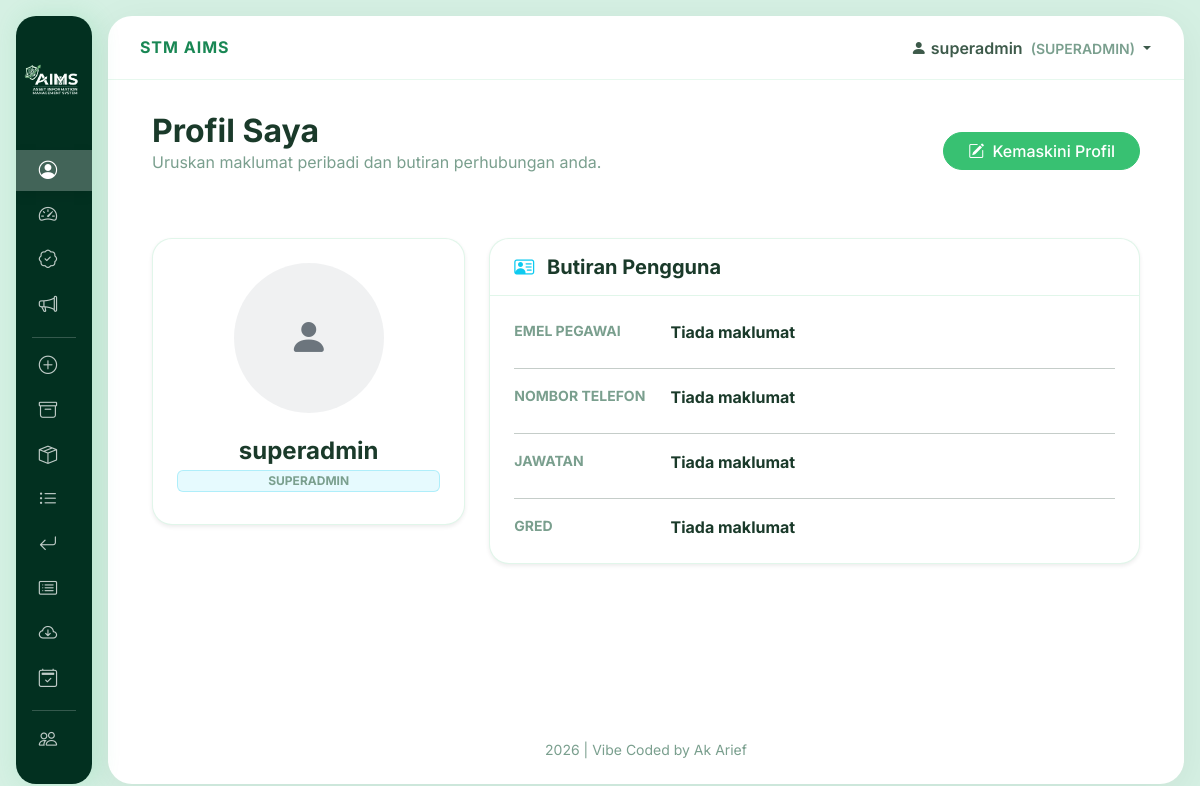
Screenshot of /profile (signed in) with the database file from the repository.
### models.py (models this page shows, shortened)
class User(db.Model):
    __tablename__ = 'users'
    id = db.Column(db.Integer, primary_key=True)
    username = db.Column(db.String(80), unique=True, nullable=False)
    password = db.Column(db.String(120), nullable=False)
    role = db.Column(db.String(20), nullable=False, default='user') # 'admin' or 'user'
    full_name = db.Column(db.String(200), nullable=True)
    phone_number = db.Column(db.String(20), nullable=True)
    work_position = db.Column(db.String(100), nullable=True)
    working_grade = db.Column(db.String(50), nullable=True)
    email_address = db.Column(db.String(120), nullable=True)
    department = db.Column(db.String(100), nullable=True)
    profile_picture = db.Column(db.String(255), nullable=True)
    pending_profile_picture = db.Column(db.String(255), nullable=True)
    tickets = db.relationship('Ticket', backref='author', lazy=True, foreign_keys='Ticket.user_id')

### app.py (the view)
@app.route('/profile', methods=['GET'])
@login_required
def profile():
    user = User.query.get(session.get('user_id'))
    return render_template('profile.html', user=user)

### app.py (called while the page is built)
@app.context_processor
def inject_broadcasts():
    if 'logged_in' in session:
        return {'active_broadcasts': Broadcast.query.filter_by(is_active=True).order_by(Broadcast.created_at.desc()).all()}
    return {'active_broadcasts': []}

def login_required(f):
    @wraps(f)
    def decorated_function(*args, **kwargs):
        if 'logged_in' not in session:
            return redirect(url_for('login'))
        return f(*args, **kwargs)
    return decorated_function

### templates/profile.html (shortened to what this page needs)
{% extends "base.html" %}
{% block content %}
<div class="row mb-5 align-items-center">
    <div class="col-md-8">
        <h2 class="fw-bold mb-0">Profil Saya</h2>
        <p class="text-muted">Uruskan maklumat peribadi dan butiran perhubungan anda.</p>
    </div>
    <div class="col-md-4 text-md-end">
        <a href="{{ url_for('edit_profile') }}" class="btn btn-primary rounded-pill px-4">
            <i class="bi bi-pencil-square me-1"></i> Kemaskini Profil
        </a>
    </div>
</div>
<div class="row">
    <div class="col-md-4 mb-4">
        <div class="card shadow-sm text-center p-4">
            <div class="mb-4">
                {% if user.profile_picture %}
                <img src="{{ url_for('static', filename='img/profiles/' + user.profile_picture) }}"
                    alt="Profile Picture" class="rounded-circle img-thumbnail"
                    style="width: 150px; height: 150px; object-fit: cover;">
                {% else %}
                <div class="bg-secondary bg-opacity-10 text-secondary rounded-circle d-flex align-items-center justify-content-center mx-auto"
                    style="width: 150px; height: 150px;">
                    <i class="bi bi-person-fill fs-1"></i>
                </div>
                {% endif %}
            </div>
            <h4 class="fw-bold mb-1">{{ user.full_name or user.username }}</h4>
            <p class="text-muted mb-2 badge bg-info bg-opacity-10 text-info border border-info border-opacity-25">{{ user.role.upper() }}</p>
        </div>
    </div>
    <div class="col-md-8">
        <div class="card shadow-sm mb-4">
            <div class="card-header py-3 profile-card-header">
                <h5 class="m-0 fw-bold"><i class="bi bi-person-vcard text-info me-2"></i> Butiran
                    Pengguna</h5>
            </div>
            <div class="card-body p-4">
                <div class="row mb-4">
                    <div class="col-sm-3">
                        <p class="mb-0 fw-bold text-muted small text-uppercase">Emel Pegawai</p>
                    </div>
                    <div class="col-sm-9">
                        <p class="mb-0 fw-bold">{{ user.email_address or 'Tiada maklumat' }}</p>
                    </div>
                </div>
                <hr class="border-opacity-25">
                <div class="row mb-4">
                    <div class="col-sm-3">
                        <p class="mb-0 fw-bold text-muted small text-uppercase">Nombor Telefon</p>
                    </div>
                    <div class="col-sm-9">
                        <p class="mb-0 fw-bold">{{ user.phone_number or 'Tiada maklumat' }}</p>
                    </div>
                </div>
                <hr class="border-opacity-25">
                <div class="row mb-4">
                    <div class="col-sm-3">
                        <p class="mb-0 fw-bold text-muted small text-uppercase">Jawatan</p>
                    </div>
                    <div class="col-sm-9">
                        <p class="mb-0 fw-bold">{{ user.work_position or 'Tiada maklumat' }}</p>
                    </div>
                </div>
                <hr class="border-opacity-25">
                <div class="row mb-0">
                    <div class="col-sm-3">
                        <p class="mb-0 fw-bold text-muted small text-uppercase">Gred</p>
                    </div>
                    <div class="col-sm-9">
                        <p class="mb-0 fw-bold">{{ user.working_grade or 'Tiada maklumat' }}</p>
                    </div>
                </div>
            </div>
        </div>
    </div>
</div>
{% endblock %}

### templates/base.html (shortened to what this page needs)
<!DOCTYPE html>
<html lang="en">
<head>
    <link href="https://cdn.jsdelivr.net/npm/bootstrap@5.3.0/dist/css/bootstrap.min.css" rel="stylesheet">
    <link rel="stylesheet" href="https://cdn.jsdelivr.net/npm/bootstrap-icons@1.10.5/font/bootstrap-icons.css">
    <link href="{{ url_for('static', filename='css/stm-theme.css') }}?v=1.2" rel="stylesheet">
</head>
<body>
    {% if session.get('logged_in') %}
    <div class="app-shell">
        <div class="sidebar" id="sidebar">
            <div class="sidebar-header" style="text-align: center; padding: 15px 0;">
                <img src="{{ url_for('static', filename='img/aims_logo_ghost.png') }}" alt="AIMS"
                    style="width: auto; max-width: 90%; height: 60px; object-fit: contain; border-radius: 0;">
            </div>
            <a href="{{ url_for('profile') }}"
                class="{% if request.endpoint == 'profile' or request.endpoint == 'edit_profile' %}active{% endif %}">
                <i class="bi bi-person-circle"></i>
            </a>
            <a href="{{ url_for('dashboard') }}" class="{% if request.endpoint == 'dashboard' %}active{% endif %}">
                <i class="bi bi-speedometer2"></i>
            </a>
            {% if session.get('role') in ['admin', 'superadmin'] %}
            <a href="{{ url_for('pengesahan') }}" class="{% if request.endpoint == 'pengesahan' %}active{% endif %}">
                <i class="bi bi-patch-check"></i>
            </a>
            <a href="{{ url_for('manage_broadcasts') }}" class="{% if request.endpoint == 'manage_broadcasts' %}active{% endif %}">
                <i class="bi bi-megaphone"></i>
            </a>
            {% endif %}
            <a href="{{ url_for('create_ticket') }}"
                class="{% if request.endpoint == 'create_ticket' %}active{% endif %}">
                <i class="bi bi-plus-circle"></i>
            </a>
            <a href="{{ url_for('archive') }}" class="{% if request.endpoint == 'archive' %}active{% endif %}">
                <i class="bi bi-archive"></i>
            </a>
            <a href="{{ url_for('create_peminjaman') }}"
                class="{% if request.endpoint == 'create_peminjaman' %}active{% endif %}">
                <i class="bi bi-box-seam"></i>
            </a>
            <a href="{{ url_for('senarai_peminjaman') }}"
                class="{% if request.endpoint == 'senarai_peminjaman' %}active{% endif %}">
                <i class="bi bi-list-ul"></i>
            </a>
            <a href="{{ url_for('pemulangan') }}" class="{% if request.endpoint == 'pemulangan' %}active{% endif %}">
                <i class="bi bi-arrow-return-left"></i>
            </a>
            <a href="{{ url_for('senarai_pemulangan') }}"
                class="{% if request.endpoint == 'senarai_pemulangan' %}active{% endif %}">
                <i class="bi bi-card-list"></i>
            </a>
            <a href="{{ url_for('aset_tidak_ketara') }}"
                class="{% if request.endpoint == 'aset_tidak_ketara' %}active{% endif %}">
                <i class="bi bi-cloud-arrow-down"></i>
            </a>
            <a href="{{ url_for('tempahan_bilik') }}"
                class="{% if request.endpoint == 'tempahan_bilik' %}active{% endif %}">
                <i class="bi bi-calendar2-check"></i>
            </a>
            {% if session.get('role') == 'superadmin' %}
            <a href="{{ url_for('user_roles') }}" class="{% if request.endpoint == 'user_roles' %}active{% endif %}">
                <i class="bi bi-people"></i>
            </a>
            {% endif %}
        </div>
        <div class="app-container">
            <header class="header-minimal">
                <div class="d-flex align-items-center justify-content-between w-100">
                    <div class="d-flex align-items-center gap-2">
                        <span class="fw-bold text-success" style="letter-spacing: 1px;">STM AIMS</span>
                    </div>
                    <div class="d-flex align-items-center gap-3">
                    <div class="dropdown">
                        <button
                            class="btn btn-link fw-semibold p-0 text-decoration-none dropdown-toggle user-dropdown-btn"
                            style="color: var(--text-secondary);" type="button" id="userDropdown"
                            data-bs-toggle="dropdown" aria-expanded="false">
                            <i class="bi bi-person-fill me-1"></i>{{ session.get('user', 'Admin') }}
                            <span class="text-muted small ms-1">({{ session.get('role', 'user').upper() }})</span>
                        </button>
                    </div>
                </div>
            </header>
            <main class="main-content">
                <div class="container-fluid">
                    {% block content %}{% endblock %}
                </div>
            </main>
            <footer class="py-4 mt-auto">
                <div class="container-fluid text-center">
                    <p class="text-muted small mb-0">2026 | Vibe Coded by Ak Arief</p>
                </div>
            </footer>
        </div>
    </div>
    {% endif %}
</body>
</html>

### static/css/stm-theme.css (style rules this page uses)
:root { --bg-page: #d5f0e3; --bg-app: #ffffff; --bg-sidebar: #023020; --bg-card: #ffffff; --bg-body: #f4fbf7; --bg-input: #f8fdfb; --bg-table-head: #f4fbf7; --bg-table-hover:#eef9f2; --text-primary: #1a3a2a; --text-secondary:#3d5a4a; --text-muted: #7a9f8e; --text-light: #ffffff; --text-sidebar: rgba(255,255,255,0.75); --border-color: rgba(56, 193, 114, 0.12); --border-card: rgba(56, 193, 114, 0.15); --accent: #38c172; --accent-dark: #2da55e; --accent-light: #eaf9f0; --accent-glow: rgba(56, 193, 114, 0.2); --sidebar-width: 76px; --sidebar-expanded: 240px; --radius-card: 20px; --radius-btn: 12px; --shadow-card: 0 4px 24px rgba(56, 193, 114, 0.08), 0 1px 4px rgba(0,0,0,0.04); --shadow-sidebar:4px 0 24px rgba(56, 193, 114, 0.18); --panel-green: linear-gradient(160deg, #e8faf1 0%, #f4fdf8 60%, #ffffff 100%); --panel-blue: linear-gradient(160deg, #eaf4ff 0%, #f0f7ff 60%, #ffffff 100%); --panel-yellow: linear-gradient(160deg, #fff8e8 0%, #fffcf0 60%, #ffffff 100%); }
*, *::before, *::after { box-sizing: border-box; }
html, body { height: 100%; margin: 0; }
body { background-color: var(--bg-page); color: var(--text-primary); font-family: 'Inter', 'Poppins', sans-serif; overflow-x: hidden; min-height: 100vh; }
.app-shell { display: flex; min-height: 100vh; padding: 16px; gap: 16px; }
.sidebar { width: var(--sidebar-width); min-height: calc(100vh - 40px); position: sticky; top: 16px; height: calc(100vh - 32px); background-color: var(--bg-sidebar); border-radius: 20px; padding: 20px 0; display: flex; flex-direction: column; align-items: flex-start; box-shadow: var(--shadow-sidebar); z-index: 200; flex-shrink: 0; overflow: hidden; transition: width 0.28s cubic-bezier(0.4, 0, 0.2, 1); }
.sidebar-header { margin-bottom: 24px; display: flex; align-items: center; justify-content: center; padding: 0 16px; width: 100%; }
.sidebar a { width: 100%; height: 42px; display: flex; align-items: center; justify-content: flex-start; gap: 10px; padding: 0 20px; border-radius: 0; color: rgba(255,255,255,0.75); font-size: 1.1rem; text-decoration: none; margin-bottom: 4px; transition: background 0.2s, color 0.2s; white-space: nowrap; overflow: hidden; }
.sidebar a i { flex-shrink: 0; font-size: 1.15rem; width: 24px; text-align: center; }
.sidebar a.active { background: rgba(255,255,255,0.25); color: #fff; box-shadow: 0 4px 12px rgba(0,0,0,0.08); }
.app-container { flex: 1; background-color: var(--bg-app); border-radius: 24px; box-shadow: 0 8px 40px rgba(0,0,0,0.06); display: flex; flex-direction: column; overflow: hidden; min-width: 0; }
.header-minimal { margin-left: 0; padding: 18px 32px; background-color: transparent; display: flex; justify-content: flex-end; align-items: center; border-bottom: 1px solid var(--border-color); color: var(--text-secondary); border-radius: 24px 24px 0 0; }
.main-content { margin-left: 0; padding: 32px; flex: 1; background-color: transparent; overflow-y: auto; }
.card { background-color: var(--bg-card); border: 1.5px solid var(--border-card); border-radius: var(--radius-card); box-shadow: var(--shadow-card); color: var(--text-primary); transition: box-shadow 0.2s; }
.card-header { background-color: transparent; border-bottom: 1px solid var(--border-card); padding: 1.25rem 1.5rem; color: var(--text-primary); border-radius: var(--radius-card) var(--radius-card) 0 0 !important; }
.btn-primary { background-color: var(--accent); border-color: var(--accent); color: white !important; border-radius: var(--radius-btn); font-weight: 500; transition: background 0.2s, transform 0.15s, box-shadow 0.2s; }
.text-muted { color: var(--text-muted) !important; }
.user-dropdown-btn { box-shadow: none !important; font-size: inherit; }

### rows the page displays
User: full_name+username "superadmin", role "SUPERADMIN", email_address "Tiada maklumat", phone_number "Tiada maklumat", work_position "Tiada maklumat", working_grade "Tiada maklumat"

### other values shown
{{ session.get('user', 'Admin') }} "superadmin"
{{ session.get('role', 'user').upper() }} "SUPERADMIN"
